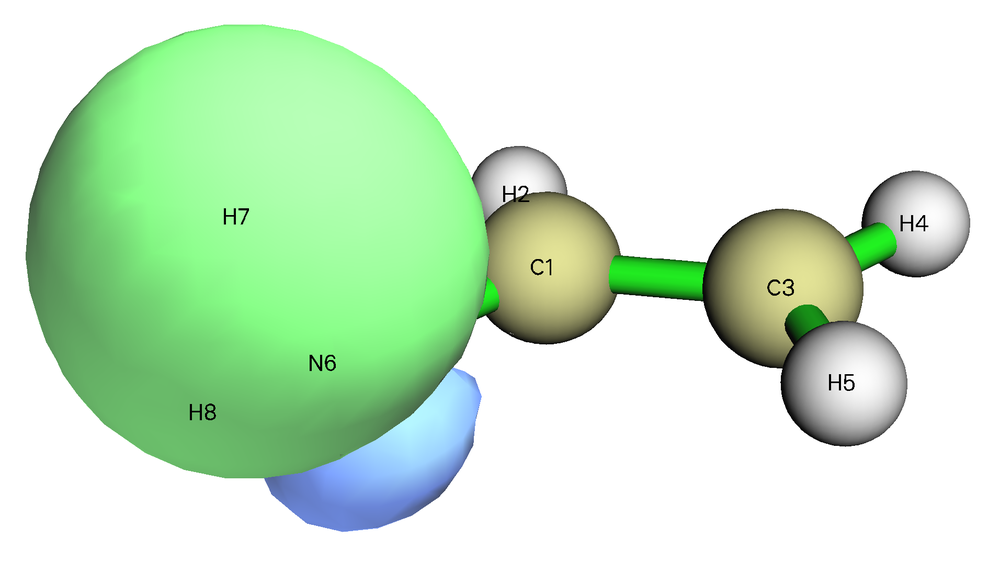
#> input picture exe4/task1/painting/PMorbs/000011.png, 1000 x 561 px, shrunk from 1912 x 1072 before the run
$ python exe4tak1.py
#> lines starting #> are read from the running program, lines starting #| are printed output that depends on the picture
import matplotlib as mpl
import matplotlib.pyplot as plt
import numpy as np

mpl.rcParams["font.sans-serif"] = ["SimHei"]
mpl.rcParams["axes.unicode_minus"] = False

fig, ax = plt.subplots(1, 3, dpi=120, figsize=(12, 4.5))

outfile1 = plt.imread("000011.png")
#> outfile1 is the input picture: shape (561, 1000, 3) float32; mean R, G, B 0.8, 0.914, 0.799
outfile2 = plt.imread("000006.png")
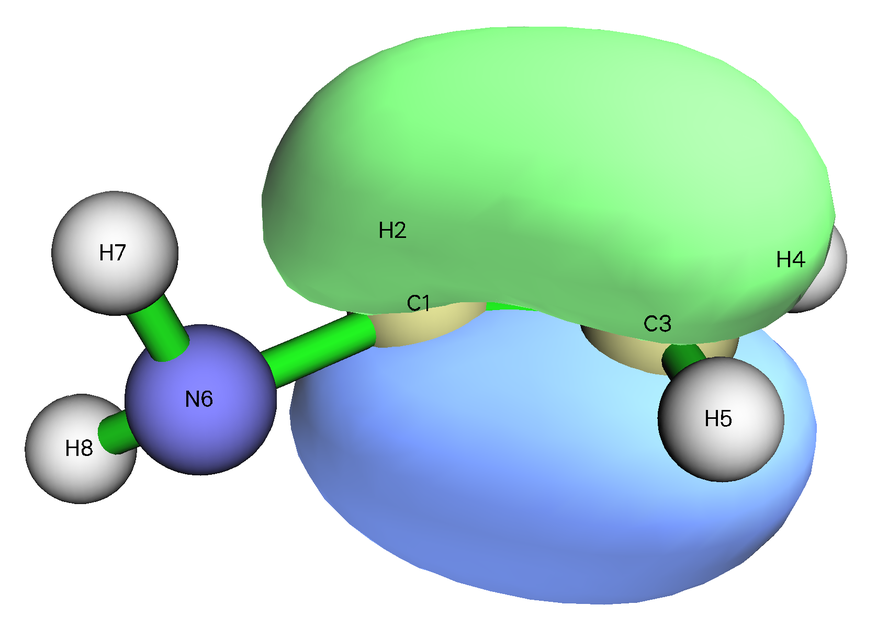
#> input picture exe4/task1/painting/PMorbs/000006.png, 877 x 628 px, shrunk from 1676 x 1201 before the run
#> outfile2 is the input picture: shape (628, 877, 3) float32; mean R, G, B 0.723, 0.854, 0.809
outfile3 = plt.imread("000014.png")
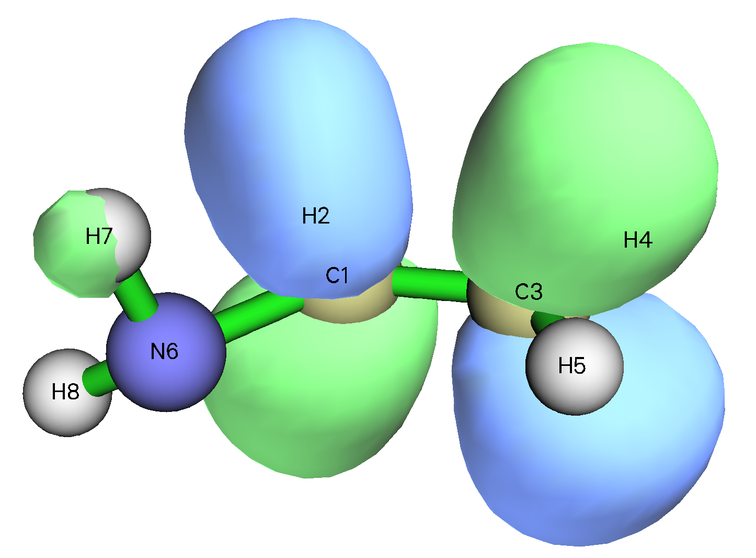
#> input picture exe4/task1/painting/PMorbs/000014.png, 756 x 558 px, shrunk from 1446 x 1066 before the run
#> outfile3 is the input picture: shape (558, 756, 3) float32; mean R, G, B 0.738, 0.864, 0.831


ax[0].imshow(outfile1)
ax[0].set_axis_off()
ax[0].set_title("(a) N原子上的孤对电子轨道", y=-0.33)

ax[1].imshow(outfile2)
ax[1].set_axis_off()
ax[1].set_title("(b) 碳碳双键的π键的成键轨道", y=-0.14)

ax[2].imshow(outfile3)
ax[2].set_axis_off()
ax[2].set_title("(c) 碳碳双键的π键的反键轨道", y=-0.11)

fig.suptitle("图4-2 N上的孤对电子轨道、碳碳双键的π键的成键轨道与反键轨道的PM局域化轨道图像", y=0.05, va="top")

#plt.subplots_adjust()
plt.tight_layout()

plt.show()
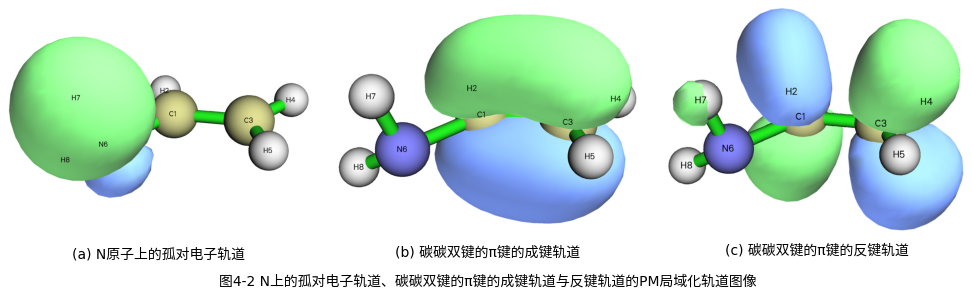
#> figure drawn by matplotlib, 3 panels
